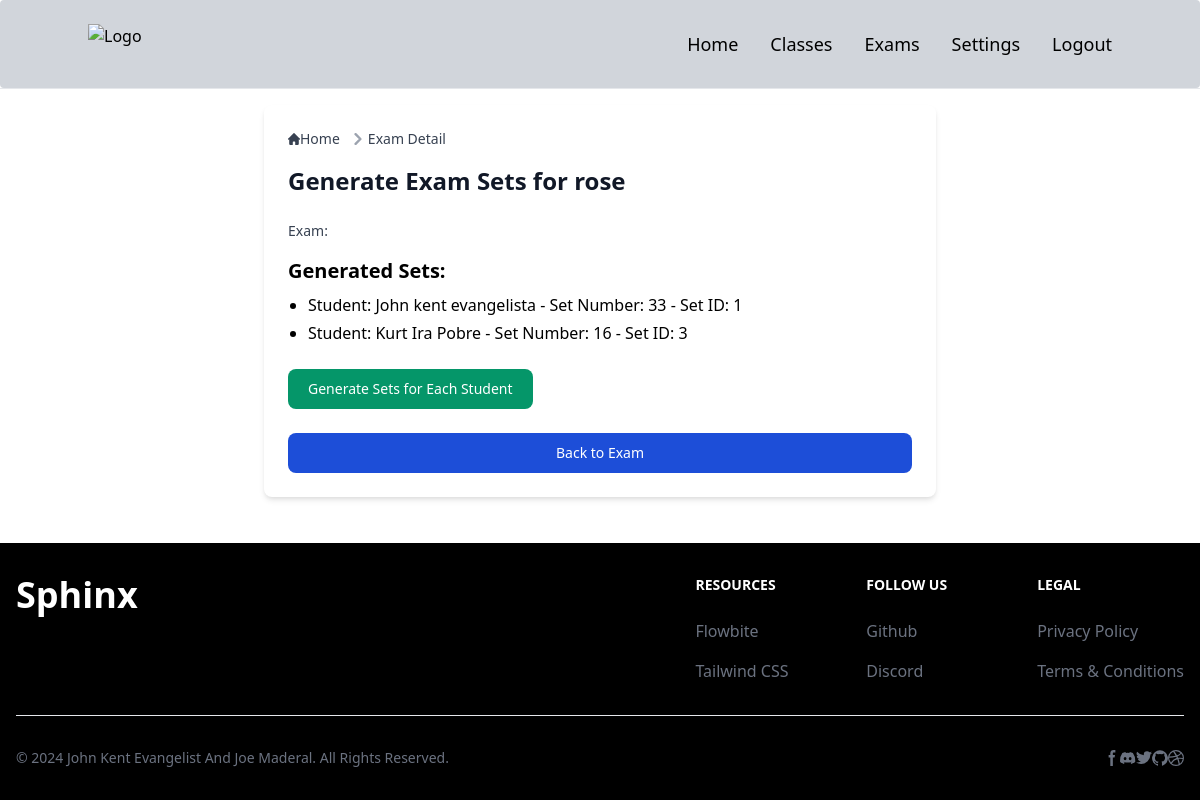
The app's page /exams/1/1/generate-sets/ (signed in) with its own data.
### smartscoreapp/models.py (models this page shows, shortened)
class Class(models.Model):
    name = models.CharField(max_length=100)
    description = models.TextField(blank=True)
    user = models.ForeignKey(settings.AUTH_USER_MODEL, on_delete=models.CASCADE)

class TestSet(models.Model):
    exam = models.ForeignKey(Exam, on_delete=models.CASCADE)
    student = models.ForeignKey(Student, on_delete=models.CASCADE)
    set_no = models.IntegerField()
    set_id = models.CharField(max_length=5, unique=True, blank=True)  # Add set_id as a CharField
    questions = models.ManyToManyField('Question', related_name='test_sets', blank=True)

class Student(models.Model):
    first_name = models.CharField(max_length=50)
    last_name = models.CharField(max_length=50)
    middle_initial = models.CharField(max_length=1, blank=True)
    student_id = models.CharField(max_length=12, blank=True)  # Not unique
    assigned_class = models.ForeignKey(Class, on_delete=models.CASCADE, related_name='students')
    short_id = models.CharField(max_length=8, editable=False, null=True, blank=True)
    class Meta:
        unique_together = ('first_name', 'last_name', 'middle_initial', 'assigned_class', 'short_id')

### smartscoreapp/views.py (the view, shortened to what this page needs)
# urls.py: path('exams/<int:class_id>/<int:exam_id>/generate-sets/', generate_exam_sets, name='generate_sets'),
@login_required
def generate_exam_sets(request, class_id, exam_id):
    exam = get_object_or_404(Exam, id=exam_id)
    current_class = get_object_or_404(Class, id=class_id)
    generated_sets = TestSet.objects.filter(exam=exam, student__in=current_class.students.all())
    context = {
        'exam': exam,
        'current_class': current_class,
        'generated_sets': generated_sets,
    }
    return render(request, 'exams/generate_sets.html', context)

### templates/exams/generate_sets.html (shortened to what this page needs)
{% extends 'base.html' %}
{% block content %}
<div class="max-w-2xl mx-auto p-6 bg-white shadow-md rounded-lg">
  <nav class="flex mb-4" aria-label="Breadcrumb">
    <ol class="inline-flex items-center space-x-1 md:space-x-2 rtl:space-x-reverse">
      <li class="inline-flex items-center">
        <a href="{% url 'index' %}" class="inline-flex items-center text-sm font-medium text-gray-700 hover:text-blue-600 dark:text-gray-400 dark:hover:text-white">
          Home
        </a>
      </li>
      <li class="flex items-center">
        <svg class="rtl:rotate-180 w-3 h-3 text-gray-400 mx-1" aria-hidden="true" xmlns="http://www.w3.org/2000/svg" fill="none" viewBox="0 0 6 10">
          <path stroke="currentColor" stroke-linecap="round" stroke-linejoin="round" stroke-width="2" d="m1 9 4-4-4-4"/>
        </svg>
        <a href="{% url 'exam_detail' exam.id %}" class="text-sm font-medium text-gray-700 hover:text-blue-600 dark:text-gray-400 dark:hover:text-white">Exam Detail</a>
      </li>
    </ol>
  </nav>
  <h1 class="text-2xl font-semibold text-gray-900 dark:text-white mb-6">Generate Exam Sets for {{ current_class.name }}</h1>
  <p class="text-sm font-medium text-gray-700 mb-4">Exam: {{ exam.title }}</p>
  <div class="mt-4">
    {% if generated_sets %}
      <h2 class="text-xl font-bold mb-2">Generated Sets:</h2>
      <ul id="generated-sets-list" class="list-disc pl-5">
          {% for test_set in generated_sets %}
             <li class="mb-1">Student: {{ test_set.student.first_name }} {{ test_set.student.last_name }} - Set Number: {{ test_set.set_no }} - Set ID: {{ test_set.id }}</li>
          {% endfor %}
      </ul>
    {% else %}
      <p class="text-gray-500">No sets generated yet.</p>
    {% endif %}
  </div>
  <form id="generate-sets-form" action="{% url 'generate_exam_sets' current_class.id exam.id %}" method="POST">
    <button type="submit" class="mt-6 block text-white bg-green-600 hover:bg-green-700 focus:ring-4 focus:outline-none focus:ring-green-300 font-medium rounded-lg text-sm px-5 py-2.5 text-center">
        Generate Sets for Each Student
    </button>
  </form>
  <a href="{% url 'exam_detail' exam.id %}" class="mt-6 block text-white bg-blue-700 hover:bg-blue-800 focus:ring-4 focus:outline-none focus:ring-blue-300 font-medium rounded-lg text-sm px-5 py-2.5 text-center dark:bg-blue-600 dark:hover:bg-blue-700 dark:focus:ring-blue-800">
    Back to Exam
  </a>
</div>
{% endblock %}

### records on screen
Class: name "rose"
TestSet: student.first_name "John kent", student.last_name "evangelista", set_no "33", id "1"
TestSet: student.first_name "Kurt Ira", student.last_name "Pobre", set_no "16", id "3"
